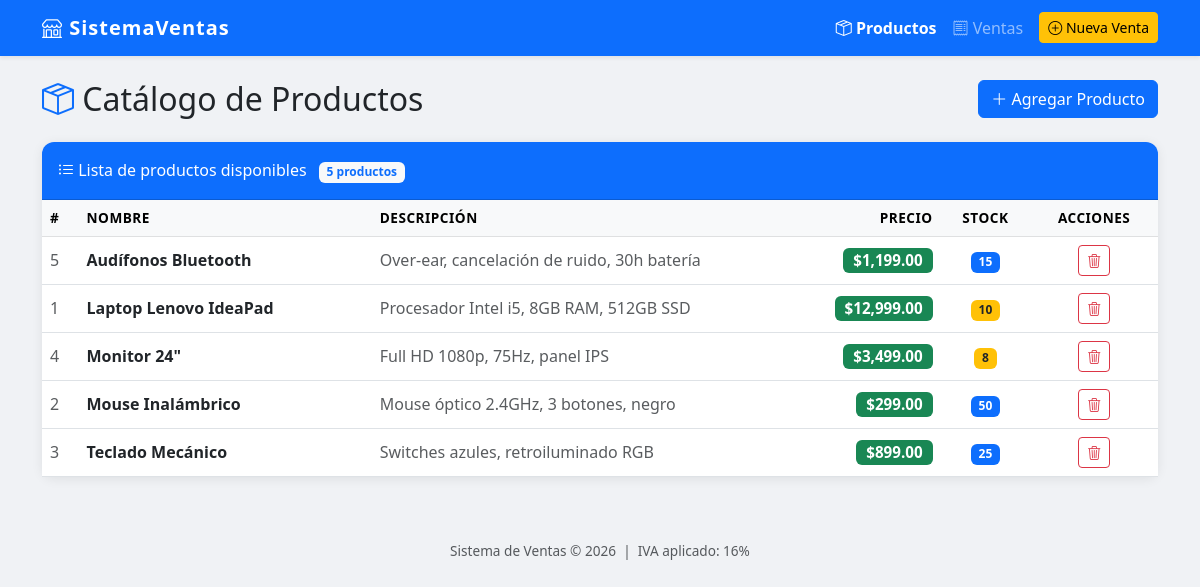
The page / on the database its author committed.
### tables this page shows
CREATE TABLE IF NOT EXISTS productos (
    id          INT          UNSIGNED AUTO_INCREMENT PRIMARY KEY,
    nombre      VARCHAR(120) NOT NULL,
    descripcion TEXT         NOT NULL,
    precio      DECIMAL(10,2) NOT NULL CHECK (precio >= 0),
    stock       INT          UNSIGNED NOT NULL DEFAULT 0,
    creado_en   TIMESTAMP    DEFAULT CURRENT_TIMESTAMP
);

### controllers/ProductoController.php (called while the page is built, shortened)
<?php
class ProductoController {
    private Producto $model;
    public function __construct() {
        $this->model = new Producto();
    }
    public function index(): void {
        $productos = $this->model->getAll();
        require 'views/productos/index.php';
    }
}

### index.php (called while the page is built, shortened)
<?php
require_once 'config/database.php';
require_once 'models/Producto.php';
require_once 'controllers/ProductoController.php';
require_once 'controllers/VentaController.php';
$controller = isset($_GET['controller']) ? trim($_GET['controller']) : 'productos';
$action     = isset($_GET['action'])     ? trim($_GET['action'])     : 'index';
switch ($controller) {
    default:
        $ctrl = new ProductoController();
}
$ctrl->$action();

### config/database.php (called while the page is built, shortened)
<?php
class Database {
    private static $instance = null;
    public static function getConnection(): PDO {
        if (self::$instance === null) {
            $dsn = "mysql:host=" . DB_HOST
                 . ";dbname=" . DB_NAME
                 . ";charset=" . DB_CHARSET;
            try {
                self::$instance = new PDO($dsn, DB_USER, DB_PASS, [
                    PDO::ATTR_ERRMODE            => PDO::ERRMODE_EXCEPTION,
                    PDO::ATTR_DEFAULT_FETCH_MODE => PDO::FETCH_ASSOC,
                    PDO::ATTR_EMULATE_PREPARES   => false,
                ]);
            } catch (PDOException $e) {
                die('<div style="font-family:sans-serif;padding:2rem;color:red;">
                    <h2>Error de conexión a la base de datos</h2>
                    <p>' . htmlspecialchars($e->getMessage()) . '</p>
                    <p>Verifica que MySQL esté activo y que hayas importado <code>database.sql</code>.</p>
                </div>');
            }
        }
        return self::$instance;
    }
}

### models/Producto.php (called while the page is built, shortened)
<?php
class Producto {
    private PDO $db;
    public function __construct() {
        $this->db = Database::getConnection();
    }
    public function getAll(): array {
        $stmt = $this->db->query("SELECT * FROM productos ORDER BY nombre");
        return $stmt->fetchAll();
    }
}

### views/productos/index.php (the view, shortened to what this page needs)
<?php
require 'views/layout/header.php';
?>
<div class="d-flex justify-content-between align-items-center mb-4">
    <h2 class="mb-0"><i class="bi bi-box-seam text-primary"></i> Catálogo de Productos</h2>
    <a href="index.php?controller=productos&action=crear" class="btn btn-primary">
        <i class="bi bi-plus-lg"></i> Agregar Producto
    </a>
</div>
<div class="card">
    <div class="card-header bg-primary text-white py-3">
        <i class="bi bi-list-ul"></i> Lista de productos disponibles
        <span class="badge bg-light text-primary ms-2"><?= count($productos) ?> productos</span>
    </div>
    <div class="card-body p-0">
        <?php if (empty($productos)): ?>
            <div class="text-center text-muted py-5">
                <i class="bi bi-inbox" style="font-size:3rem;"></i>
                <p class="mt-2">No hay productos registrados aún.</p>
                <a href="index.php?controller=productos&action=crear" class="btn btn-primary">
                    Agregar el primero
                </a>
            </div>
        <?php else: ?>
        <div class="table-responsive">
            <table class="table table-hover align-middle mb-0">
                <thead class="table-light">
                    <tr>
                        <th>#</th>
                        <th>Nombre</th>
                        <th>Descripción</th>
                        <th class="text-end">Precio</th>
                        <th class="text-center">Stock</th>
                        <th class="text-center">Acciones</th>
                    </tr>
                </thead>
                <tbody>
                <?php foreach ($productos as $p): ?>
                    <tr>
                        <td class="text-muted"><?= $p['id'] ?></td>
                        <td><strong><?= htmlspecialchars($p['nombre']) ?></strong></td>
                        <td class="text-muted" style="max-width:280px;">
                            <?= htmlspecialchars($p['descripcion']) ?>
                        </td>
                        <td class="text-end">
                            <span class="badge bg-success badge-precio">
                                $<?= number_format($p['precio'], 2) ?>
                            </span>
                        </td>
                        <td class="text-center">
                            <?php
                            $stockBadge = $p['stock'] > 10 ? 'bg-primary' : ($p['stock'] > 0 ? 'bg-warning text-dark' : 'bg-danger');
                            ?>
                            <span class="badge <?= $stockBadge ?>"><?= $p['stock'] ?></span>
                        </td>
                        <td class="text-center">
                            <a href="index.php?controller=productos&action=eliminar&id=<?= $p['id'] ?>"
                               class="btn btn-sm btn-outline-danger"
                               onclick="return confirm('¿Eliminar «<?= htmlspecialchars($p['nombre']) ?>»?')">
                                <i class="bi bi-trash3"></i>
                            </a>
                        </td>
                    </tr>
                <?php endforeach; ?>
                </tbody>
            </table>
        </div>
        <?php endif; ?>
    </div>
</div>
<?php require 'views/layout/footer.php'; ?>

### views/layout/header.php (shortened to what this page needs)
<!DOCTYPE html>
<html lang="es">
<head>
    <link href="https://cdn.jsdelivr.net/npm/bootstrap@5.3.0/dist/css/bootstrap.min.css" rel="stylesheet">
    <link href="https://cdn.jsdelivr.net/npm/bootstrap-icons@1.11.0/font/bootstrap-icons.css" rel="stylesheet">
</head>
<body>
<nav class="navbar navbar-expand-lg navbar-dark bg-primary shadow-sm">
  <div class="container">
    <a class="navbar-brand" href="index.php">
        <i class="bi bi-shop"></i> SistemaVentas
    </a>
    <div class="collapse navbar-collapse" id="nav">
        <ul class="navbar-nav ms-auto">
            <li class="nav-item">
                <a class="nav-link <?= (($_GET['controller'] ?? 'productos') === 'productos') ? 'active fw-bold' : '' ?>"
                   href="index.php?controller=productos">
                    <i class="bi bi-box-seam"></i> Productos
                </a>
            </li>
            <li class="nav-item">
                <a class="nav-link <?= (($_GET['controller'] ?? '') === 'ventas') ? 'active fw-bold' : '' ?>"
                   href="index.php?controller=ventas">
                    <i class="bi bi-receipt"></i> Ventas
                </a>
            </li>
            <li class="nav-item ms-2">
                <a class="btn btn-warning btn-sm mt-1" href="index.php?controller=ventas&action=nueva">
                    <i class="bi bi-plus-circle"></i> Nueva Venta
                </a>
            </li>
        </ul>
    </div>
  </div>
</nav>
<div class="container py-4">

### views/layout/footer.php (shortened to what this page needs)
</div>
<footer class="text-center text-muted py-3 mt-4" style="font-size:.85rem;">
    Sistema de Ventas &copy; <?= date('Y') ?> &nbsp;|&nbsp; IVA aplicado: 16%
</footer>
</body>
</html>

### views/layout/header.php (style rules this page uses)
body { background-color: #f0f2f5; }
.navbar-brand { font-weight: 700; letter-spacing: 1px; }
.card { border: none; border-radius: 12px; box-shadow: 0 2px 12px rgba(0,0,0,.08); }
.card-header { border-radius: 12px 12px 0 0 !important; }
.table thead th { font-size: .85rem; text-transform: uppercase; letter-spacing: .5px; }
.badge-precio { font-size: .95rem; }

### rows shown on the page
productos: id "5", nombre "Audífonos Bluetooth", descripcion "Over-ear, cancelación de ruido, 30h batería", precio "1,199.00", stock "15"
productos: id "1", nombre "Laptop Lenovo IdeaPad", descripcion "Procesador Intel i5, 8GB RAM, 512GB SSD", precio "12,999.00", stock "10"
productos: id "4", nombre "Monitor 24\"", descripcion "Full HD 1080p, 75Hz, panel IPS", precio "3,499.00", stock "8"
productos: id "2", nombre "Mouse Inalámbrico", descripcion "Mouse óptico 2.4GHz, 3 botones, negro", precio "299.00", stock "50"
productos: id "3", nombre "Teclado Mecánico", descripcion "Switches azules, retroiluminado RGB", precio "899.00", stock "25"

### other values the page prints
count($productos) "5"
